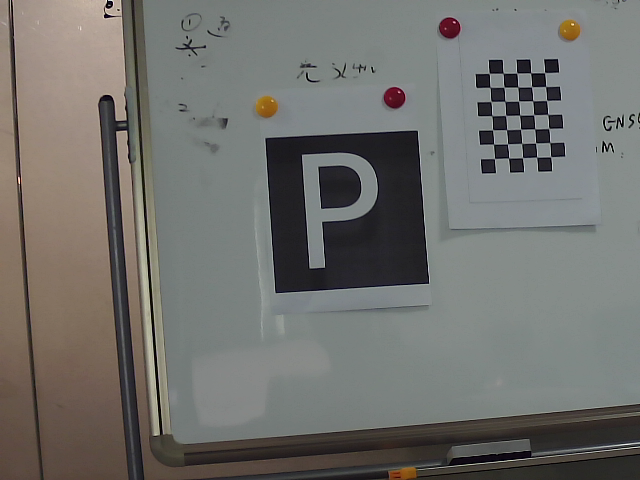
#> input picture work/jupyter/images/calibresult_1.png, 640 x 480 px, given in place of calibration_1.jpg, which was not available
$ jupyter execute cam_calibration_opt.ipynb   (shell and % lines are left out)   (Python 2 division)
#> lines starting #> are read from the running program, lines starting #| are printed output that depends on the picture; long printed decimals are rounded; pictures that were not available may be replaced by others from this repository, and a replacement may not be noted
[cell 1]
import cv2
import numpy as np
import glob
import matplotlib.pyplot as plt

# read all jpg images
images = glob.glob('images/*.png')

sample_image = cv2.imread('/home/shishu/work/vscode/Camera_calibration/images/calibration_1.jpg')
#> sample_image is the input picture: shape (480, 640, 3); mean B, G, R 108.6, 112.2, 112.6

plt.figure(figsize=(14,14))
plt.imshow(sample_image)
plt.title('sample calibration image')
plt.show()
# termination criteria
# square size(mm)
square_size = 19
criteria = (cv2.TERM_CRITERIA_EPS + cv2.TERM_CRITERIA_MAX_ITER, square_size, 0.001)
weight = 7
height = 5

[cell 2]
# prepare object points, like (0,0,0), (1,0,0), (2,0,0) ....,(6,5,0)
objp = np.zeros((weight*height,3), np.float32)
objp[:,:2] = np.mgrid[0:weight,0:height].T.reshape(-1,2)
print objp

# Arrays to store object points and image points from all the images.
objpoints = [] # 3d point in real world space
imgpoints = [] # 2d points in image plane.

[cell 3]
# convert bgr to gray and rgb
sample_gray = cv2.cvtColor(sample_image, cv2.COLOR_BGR2GRAY)
rgb_image = cv2.cvtColor(sample_image, cv2.COLOR_BGR2RGB)
# find the chessboard corners in image ordinates
ret, corners =cv2.findChessboardCorners(sample_gray,(weight,height),None,1)
#> ret = True; corners = 35 rows, first 8: [544.6, 72.57], [545.6, 86.44], [546.6, 100.4], [547.6, 114.3], [548.7, 128.3], [549.7, 142.5], [550.6, 156.6], [530.7, 72.87]

objpoints.append(objp*square_size)
# calculate the subpixels of corners
corners2 = cv2.cornerSubPix(sample_gray,corners,(11,11),(-1,-1),criteria)
#> corners2 = 35 rows, first 8: [544.7, 72.65], [545.6, 86.53], [546.7, 100.4], [547.8, 114.4], [548.8, 128.4], [549.8, 142.5], [550.8, 156.8], [530.7, 72.82]
imgpoints.append(corners2)
# draw the corners detected
draw_sample = cv2.drawChessboardCorners(rgb_image,(weight,height),corners2,ret)

plt.figure(figsize=(10,10))
plt.imshow(rgb_image)
plt.show()

[cell 4]
# it returns camera matrix, distortion coefficients,
# rotation and translation vectors
ret, mtx, dist, rvecs, tvecs = cv2.calibrateCamera(
    objpoints, imgpoints, sample_gray.shape[::-1],None,None)
#> ret = 0.0867; mtx = [[382.1, 0, 252.2], [0, 367.4, 189.3], [0, 0, 1]]; dist = [[-0.0218, 0.0207, -0.0343, -0.0131, 0.0234]]; rvecs = ([-0.183, 0.0707, 1.57],); tvecs = ([380.6, -144.6, 492.3],)

# get optimal camera matrix
h,  w = sample_image.shape[:2]
#> h = 480; w = 640
newcameramtx, roi=cv2.getOptimalNewCameraMatrix(mtx,dist,(w,h),1,(w,h))
#> newcameramtx = [[376.6, 0, 248.8], [0, 352, 173.7], [0, 0, 1]]; roi = (15, 14, 604, 445)
print mtx,dist,w,h,newcameramtx
#| [[382.091   0.         252.155]
#|  [  0.         367.418 189.349]
#|  [  0.           0.           1.        ]] [[-0.02181  0.0207 -0.03429 -0.01314  0.02344]] 640 480 [[376.633   0.         248.765]
#|  [  0.         352.049 173.724]
#|  [  0.           0.           1.        ]]
# undistort
dst = cv2.undistort(sample_image, mtx, dist, None, newcameramtx)
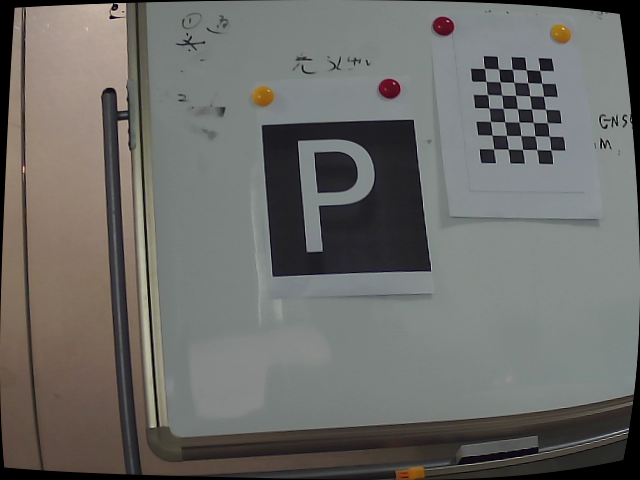
#> dst: shape (480, 640, 3); mean B, G, R 104.5, 107.9, 108.1
# crop the image
x,y,w,h = roi
#> x = 15; y = 14; w = 604; h = 445
dst = dst[y:y+h, x:x+w]
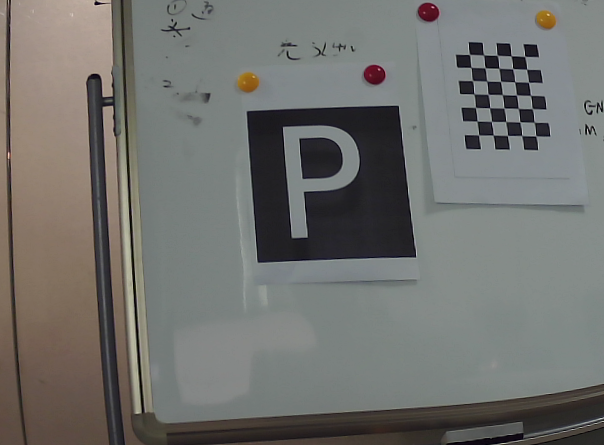
#> dst: shape (445, 604, 3); mean B, G, R 109.7, 112.9, 112.8

plt.figure(figsize=(14,14))
plt.subplot(211)
plt.title('distortion')
plt.imshow(sample_image)
plt.subplot(212)
plt.title('undistortion')
plt.imshow(dst)
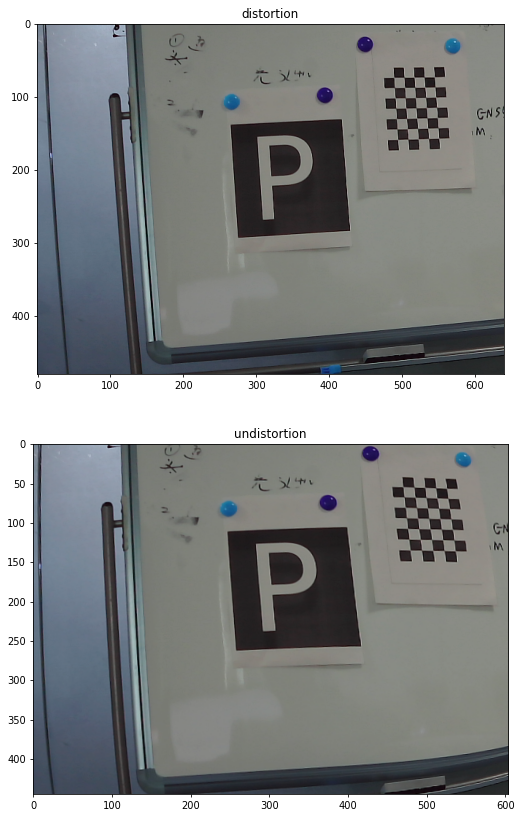
#> figure drawn by matplotlib, 2 panels; B, G, R data is drawn as R, G, B

[cell 5]
# Arrays to store object points and image points from all the images.
objpoints = [] # 3d point in real world space
imgpoints = [] # 2d points in image plane.
errors = [] # project errors

fx = [] # focal lengths in x-axis
fy = [] # focal lengths in y-axis
cx = [] # center x
cy = [] # center y
k1 = [] # radial distortion coefficiencies
p1 = [] # tangential distortion coefficiencies

i=0
total_error=0
for fname in images:
    frame = cv2.imread(fname)
    gray = cv2.cvtColor(frame,cv2.COLOR_BGR2GRAY)


    # Find the chess board corners
    ret, corners = cv2.findChessboardCorners(gray, (weight,height),None,1)
#> ret = True
#     print(corners.shape)
    if ret == True:
        objpoints2 = [] # 3d point in real world space
        imgpoints2 = []
        objpoints.append(objp)
        objpoints2.append(objp)

        corners2 = cv2.cornerSubPix(gray,corners,(11,11),(-1,-1),criteria)
        imgpoints.append(corners2)
        imgpoints2.append(corners2)

        # it returns camera matrix, distortion coefficients,
        # rotation and translation vectors
        ret, mtx, dist, rvecs, tvecs = cv2.calibrateCamera(
            objpoints2, imgpoints2, gray.shape[::-1],None,None)
#> ret = 0.0867; tvecs = ([20.03, -7.61, 25.91],)

        # get optimal camera matrix
        h,  w = frame.shape[:2]
#> h = 480; w = 640
        newcameramtx, roi=cv2.getOptimalNewCameraMatrix(mtx,dist,(w,h),1,(w,h))

        fx.append(newcameramtx[0,0])
        fy.append(newcameramtx[1,1])
        cx.append(newcameramtx[0,2])
        cy.append(newcameramtx[1,2])
        k1.append(dist[0,0])
        p1.append(dist[0,2])

        imgpoints2, _ = cv2.projectPoints(objpoints[i], rvecs[0], tvecs[0], mtx, dist)
#> imgpoints2 = 35 rows, first 8: [544.7, 72.59], [545.7, 86.48], [546.7, 100.4], [547.7, 114.4], [548.7, 128.4], [549.8, 142.5], [550.9, 156.7], [530.8, 72.9]
        error = cv2.norm(imgpoints[i],imgpoints2, cv2.NORM_L2)/len(imgpoints2)
#> error = 0.0147
#> pass 3 of the loop `for fname in images:`:
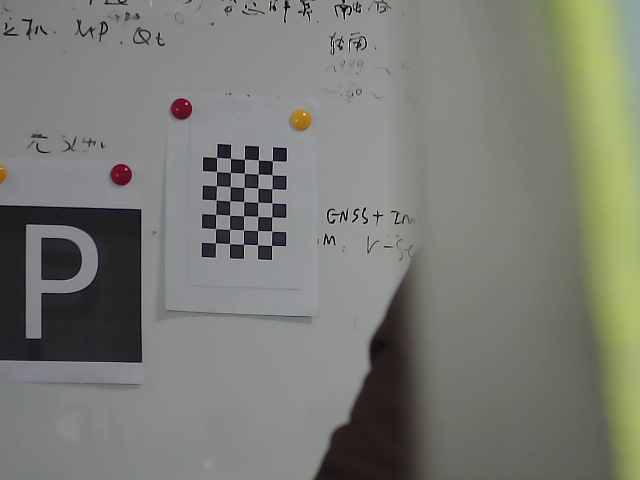
#> input picture work/jupyter/images/calibresult_11.png, 640 x 480 px
#> frame is the input picture: shape (480, 640, 3); mean B, G, R 116.3, 123.9, 122
#> `gray = cv2.cvtColor(frame,cv2.COLOR_BGR2GRAY)`:
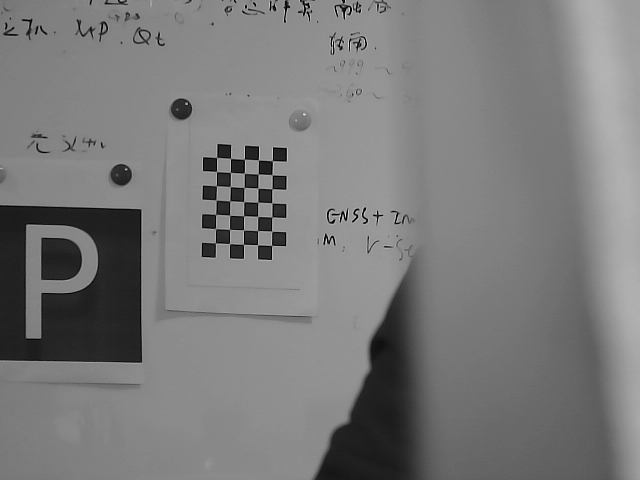
#> gray: shape (480, 640); min 0, max 254, mean 122.5
#> `ret, corners = cv2.findChessboardCorners(gray, (weight,height),None,1)`: ret = True; corners = 35 rows, first 8: [215.4, 242.9], [215.5, 228.6], [215.6, 214.5], [216.1, 200.1], [216.3, 185.7], [216.5, 171.5], [216.6, 157.5], [229.5, 243.6]
#> `corners2 = cv2.cornerSubPix(gray,corners,(11,11),(-1,-1),criteria)`: corners2 = 35 rows, first 8: [215.4, 242.9], [215.5, 228.6], [215.6, 214.4], [216.1, 200], [216.4, 185.7], [216.5, 171.5], [216.6, 157.4], [229.5, 243.6]
#> `ret, mtx, dist, rvecs, tvecs = cv2.calibrateCamera( objpoints2, imgpoi..`: ret = 0.148; mtx = [[1986, 0, 323.5], [0, 1840.9, 239.8], [0, 0, 1]]; dist = [[0.375, 197.7, 0.0529, 0.203, 1.38]]; rvecs = ([0.233, -0.436, -1.52],); tvecs = ([-7, 0.194, 124.6],)
#> `newcameramtx, roi=cv2.getOptimalNewCameraMatrix(mtx,dist,(w,h),1,(w,h))`: newcameramtx = [[2173.1, 0, 342.1], [0, 1928.5, 243.6], [0, 0, 1]]; roi = (33, 39, 573, 401)
#> imgpoints2 = 35 rows, first 8: [215.4, 242.9], [215.6, 228.6], [215.7, 214.3], [215.9, 200.1], [216.2, 185.9], [216.4, 171.7], [216.6, 157.5], [229.5, 243.5]
#> error = 0.0251
#> the loop made 4 passes; the first 3 are shown
        errors.append(error)
        i+=1
total_error=sum(errors)
mean_error = total_error/len(objpoints)
print mean_error

[cell 6]
import seaborn as sns

# it returns camera matrix, distortion coefficients,
        # rotation and translation vectors
ret, opt_mtx, opt_dist, rvecs, tvecs = cv2.calibrateCamera(
    objpoints, imgpoints, gray.shape[::-1],None,None)
# get optimal camera matrix
h,  w = frame.shape[:2]
newcameramtx, roi=cv2.getOptimalNewCameraMatrix(opt_mtx,opt_dist,(w,h),1,(w,h))

ofx = newcameramtx[0,0]
ofy = newcameramtx[1,1]
ocx = newcameramtx[0,2]
ocy = newcameramtx[1,2]
ok1 = opt_dist[0,0]
op1 = opt_dist[0,2]

plt.figure(figsize=(12,12))
sns.jointplot(x=np.array(fx),y=np.array(fy),kind='reg')
plt.plot(ofx,ofy,'ro',linewidth = 3)
plt.xlabel('Focal Length fx',fontsize = 14)
plt.ylabel('Focal Length fy',fontsize = 14)
plt.title('fx vs fy')

plt.figure(figsize=(12,12))
sns.jointplot(x=np.array(cx),y=np.array(cy),kind='reg')
plt.plot(ocx,ocy,'ro',linewidth = 3)
plt.xlabel('Center position cx',fontsize = 14)
plt.ylabel('Center position cy',fontsize = 14)
plt.title('cx vs cy')

plt.figure(figsize=(12,12))
sns.jointplot(x=np.array(k1),y=np.array(p1),kind='reg')
plt.plot(ok1,op1,'ro',linewidth = 3)
plt.xlabel('Radial Distortion Coefficient k1',fontsize = 14)
plt.ylabel('Tangential Distortion Coefficient p1',fontsize = 14)
plt.title('k1 vs p1')
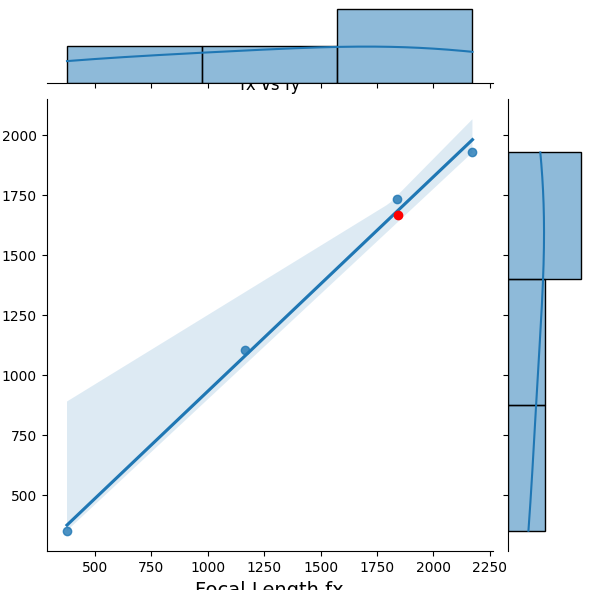
#> figure drawn by matplotlib, 3 panels; panel 1: curve peaks at x = 2173.1, y = 1981.9
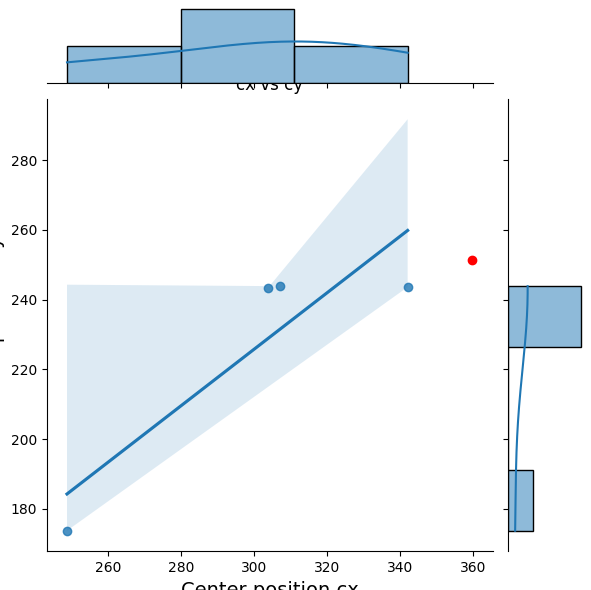
#> figure drawn by matplotlib, 3 panels; panel 1: curve peaks at x = 342.1, y = 259.8
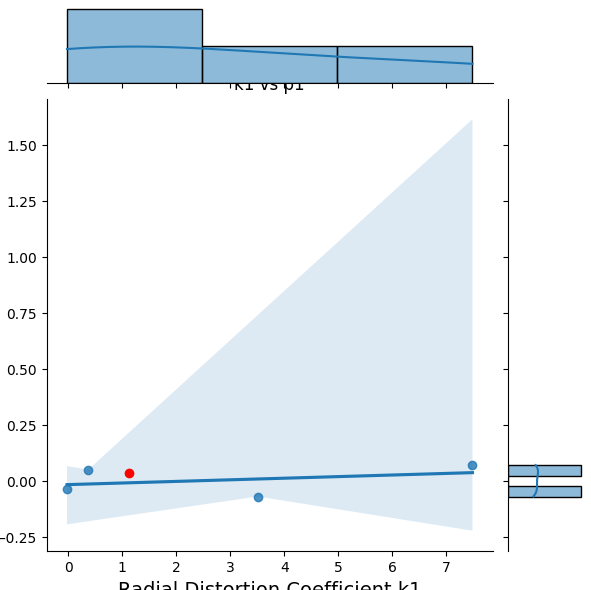
#> figure drawn by matplotlib, 3 panels; panel 1: curve peaks at x = 7.49, y = 0.039
